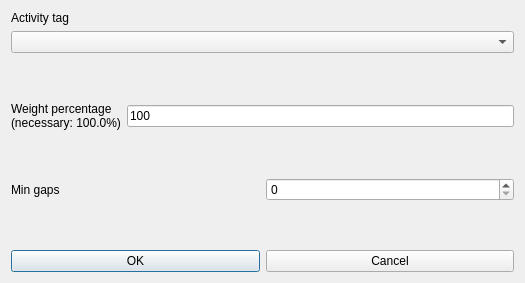
<?xml version="1.0" encoding="UTF-8"?>
<ui version="4.0">
 <class>ModifyConstraintStudentsMinGapsBetweenActivityTagBetweenMorningAndAfternoonForm_template</class>
 <widget class="QDialog" name="ModifyConstraintStudentsMinGapsBetweenActivityTagBetweenMorningAndAfternoonForm_template">
  <property name="geometry">
   <rect>
    <x>0</x>
    <y>0</y>
    <width>525</width>
    <height>283</height>
   </rect>
  </property>
  <property name="windowTitle">
   <string extracomment="This is the title of the dialog to modify a constraint of this type">Modify students min gaps between activity tag between morning and afternoon</string>
  </property>
  <layout class="QVBoxLayout" name="verticalLayout_2">
   <item>
    <layout class="QVBoxLayout" name="verticalLayout">
     <item>
      <widget class="QLabel" name="activityTagTextLabel">
       <property name="frameShape">
        <enum>QFrame::NoFrame</enum>
       </property>
       <property name="frameShadow">
        <enum>QFrame::Plain</enum>
       </property>
       <property name="text">
        <string>Activity tag</string>
       </property>
       <property name="wordWrap">
        <bool>false</bool>
       </property>
      </widget>
     </item>
     <item>
      <widget class="QComboBox" name="activityTagComboBox">
       <property name="editable">
        <bool>false</bool>
       </property>
       <property name="insertPolicy">
        <enum>QComboBox::NoInsert</enum>
       </property>
       <property name="duplicatesEnabled">
        <bool>false</bool>
       </property>
      </widget>
     </item>
    </layout>
   </item>
   <item>
    <spacer name="spacer6">
     <property name="orientation">
      <enum>Qt::Vertical</enum>
     </property>
     <property name="sizeType">
      <enum>QSizePolicy::Expanding</enum>
     </property>
     <property name="sizeHint" stdset="0">
      <size>
       <width>20</width>
       <height>20</height>
      </size>
     </property>
    </spacer>
   </item>
   <item>
    <layout class="QHBoxLayout" name="horizontalLayout_2">
     <item>
      <widget class="QLabel" name="weightTextLabel">
       <property name="frameShape">
        <enum>QFrame::NoFrame</enum>
       </property>
       <property name="frameShadow">
        <enum>QFrame::Plain</enum>
       </property>
       <property name="text">
        <string>Weight percentage
(necessary: 100.0%)</string>
       </property>
       <property name="wordWrap">
        <bool>false</bool>
       </property>
      </widget>
     </item>
     <item>
      <widget class="QLineEdit" name="weightLineEdit">
       <property name="text">
        <string notr="true">100</string>
       </property>
      </widget>
     </item>
    </layout>
   </item>
   <item>
    <spacer name="verticalSpacer">
     <property name="orientation">
      <enum>Qt::Vertical</enum>
     </property>
     <property name="sizeHint" stdset="0">
      <size>
       <width>20</width>
       <height>25</height>
      </size>
     </property>
    </spacer>
   </item>
   <item>
    <layout class="QHBoxLayout" name="horizontalLayout">
     <item>
      <widget class="QLabel" name="minGapsTextLabel">
       <property name="frameShape">
        <enum>QFrame::NoFrame</enum>
       </property>
       <property name="frameShadow">
        <enum>QFrame::Plain</enum>
       </property>
       <property name="text">
        <string>Min gaps</string>
       </property>
       <property name="wordWrap">
        <bool>false</bool>
       </property>
      </widget>
     </item>
     <item>
      <widget class="QSpinBox" name="minGapsSpinBox"/>
     </item>
    </layout>
   </item>
   <item>
    <spacer name="verticalSpacer_2">
     <property name="orientation">
      <enum>Qt::Vertical</enum>
     </property>
     <property name="sizeHint" stdset="0">
      <size>
       <width>20</width>
       <height>26</height>
      </size>
     </property>
    </spacer>
   </item>
   <item>
    <layout class="QHBoxLayout">
     <item>
      <widget class="QPushButton" name="okPushButton">
       <property name="text">
        <string>OK</string>
       </property>
      </widget>
     </item>
     <item>
      <widget class="QPushButton" name="cancelPushButton">
       <property name="text">
        <string>Cancel</string>
       </property>
      </widget>
     </item>
    </layout>
   </item>
  </layout>
 </widget>
 <layoutdefault spacing="6" margin="11"/>
 <resources/>
 <connections/>
</ui>
